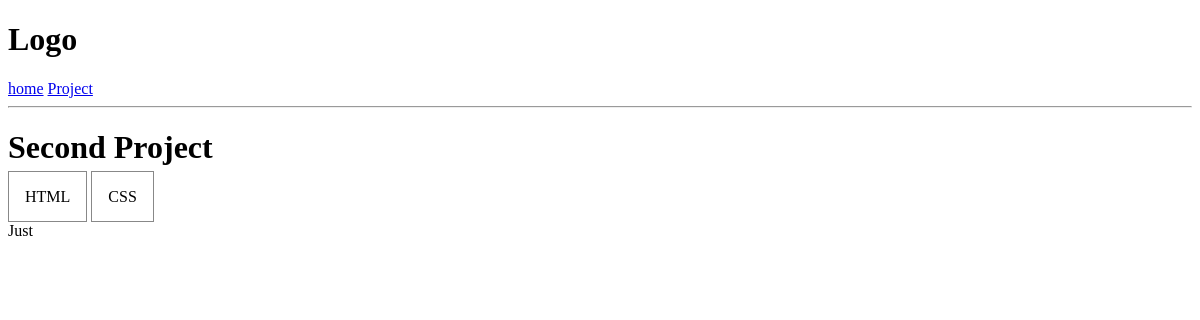
Before: /project/381e5767-7c16-47b0-9353-c27899770515/ with the older database file.
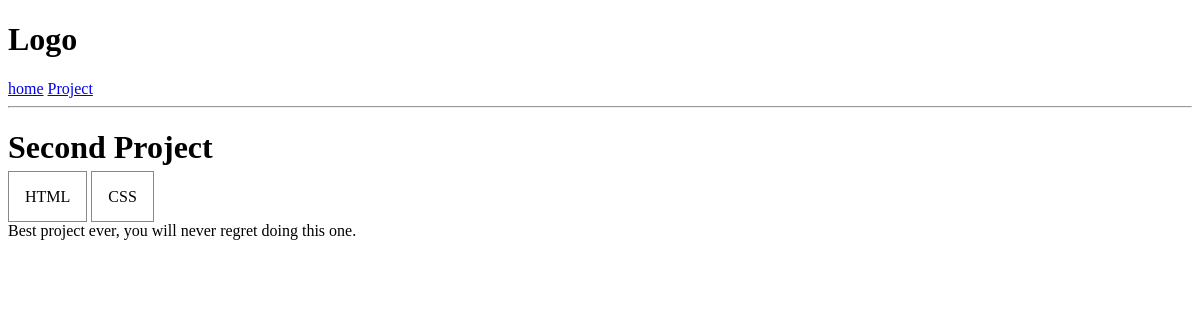
After: the same page with the newer database file.
### blog/models.py (models this page shows, shortened)
class Project(models.Model):
    title = models.CharField(max_length=200)
    description = models.TextField(null=True, blank=True)
    demo_link =  models.CharField(max_length=100, null=True, blank=True)
    source_link =  models.CharField(max_length=1000, null=True, blank=True)
    vote_total = models.IntegerField(default=0)
    vote_ratio = models.IntegerField(default=0)
    tags = models.ManyToManyField('Tag', blank=True)
    created = models.DateTimeField(auto_now_add=True)
    id = models.UUIDField(default=uuid.uuid4, unique=True, primary_key=True, editable=False)

class Tag(models.Model):
    name = models.CharField(max_length=200)
    created = models.DateTimeField(auto_now_add=True)
    id = models.UUIDField(default=uuid.uuid4, unique=True, primary_key=True, editable=False)
    def __str__(self):
        return self.name

### blog/views.py (the view)
# urls.py: path('project/<str:pk>/', views.project, name="project"),
def project(request, pk):
    projectObj = Project.objects.get(id=pk)
    tags = projectObj.tags.all()
    context = {'project': projectObj,'tags':tags}
    return render(request, 'blog/single-project.html',context)

### blog/templates/blog/single-project.html
{% extends 'main.html' %}
{% block content %}
<h1>{{project.title}}</h1>
{%for tag in tags%}
    <span style="border: 1px solid #888; padding:1em;">{{tag}}</span>
{%endfor%}
<p>
{{project.description}}
</p>
{% endblock content %}

### templates/main.html (shortened to what this page needs)
<!DOCTYPE html>
<html lang="en">
<head>
</head>
<body>
    {% include 'navbar.html'%}
    {%block content %}
    {% endblock content%}
</body>
</html>

### templates/navbar.html
<h1>Logo</h1>
<a href="/">home</a>
<a href="/project/5">Project</a>
<hr>

Changed rows visible on the page:
changed Project "Second Project": description "Just" → "Best project ever, you will never regret doing this one."
